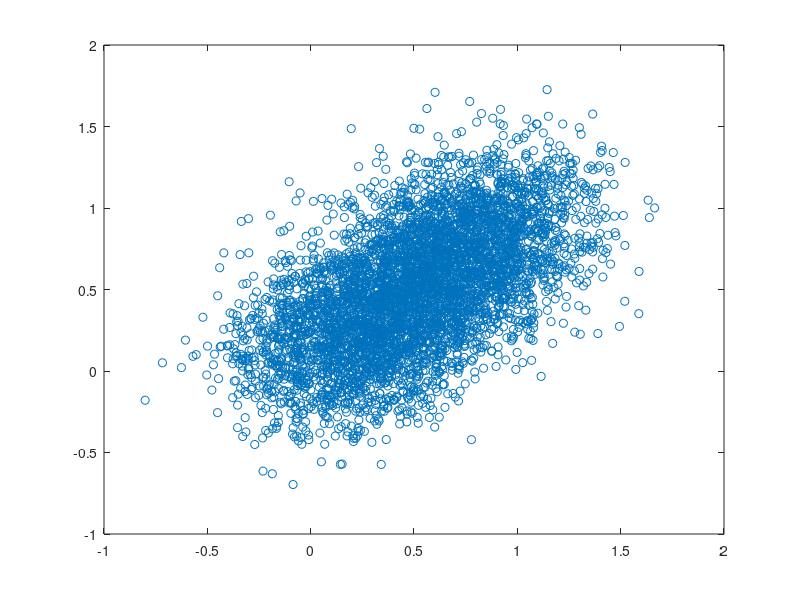

Recreate this plot in MATLAB. (Note: this script raises an error after producing the figure.)
%% synthesize data
%Npoints=5;
%Npoints=50;
Npoints=5000;
x=linspace(0,1,Npoints);
x=x(:);
y=x;

rng(20151028);
dx=0.25;
x=x+dx*randn(Npoints,1);
dy=0.25;
y=y+dy*randn(Npoints,1);
data=[x y];

plot(x,y,'o');

%% model object
fit=@(p,xb,yb) [xb(:) polyval(p,xb(:));]; % fancy way of representing two points on a straight line
object=SMASH.MonteCarlo.Support.Model2D(fit,[1 0]);

%% optimize model with different error bar types
%profile on
tic;
object=optimize(object,data,[],[dy*1e-6 dy 0]);
toc;
%profile report
hl(1)=view(object.Curve,gca);

object=optimize(object,data,[],[dx dx*1e-6 0]);
hl(2)=view(object.Curve,gca);

object=optimize(object,data,[],[dx dy 0]);
hl(3)=view(object.Curve,gca);

LineStyle={'-','--',':'};
for n=1:3
    set(hl(n),'LineStyle',LineStyle{n});
end

legend(hl,'Vertical','Horizontal','Both','Location','northwest');